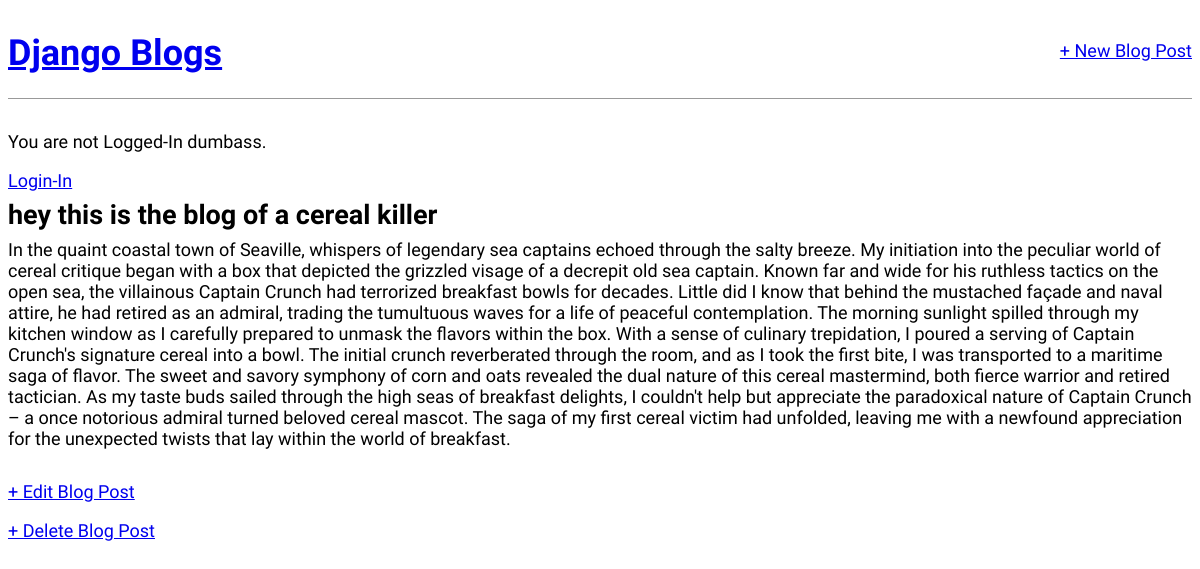
The app's page /post/1/ with its own data.
### blog/models.py (models this page shows, shortened)
class Post(models.Model): # A Blog has a title, author, and body.
    title = models.CharField(max_length=200)
    author = models.ForeignKey(
        'auth.User',
        on_delete=models.CASCADE,
    )
    body = models.TextField()

### blog/views.py (the view)
# urls.py: path('post/<int:pk>/',BlogDetailView.as_view(), name='post_detail'),
class BlogDetailView(DetailView): #Show details of a Post in it's own page
    model = Post
    template_name = 'post_detail.html'

### templates/post_detail.html
{% extends 'base.html' %}
{% block content %}
<div class="post-entry">
    <h2>{{ post.title }}</h2>
    <p>{{ post.body }}</p>
</div>
<p><a href="{% url 'post_edit' post.pk %}">+ Edit Blog Post</a></p>
<p><a href="{% url 'post_delete' post.pk %}">+ Delete Blog Post</a></p>
{% endblock content %}

### static/css/base.css (style rules this page uses)
.post-entry { margin-bottom: 2rem; }
.post-entry h2 { margin: 0.5rem 0; }
.post-entry p { margin: 0; font-weight: 400; }
body { animation: changeColor 28s infinite; font-family: 'Source Sans 3', sans-serif; font-size: 18px; }

### records on screen
Post: title "hey this is the blog of a cereal killer", body "In the quaint coastal town of Seaville, whispers of legendary sea captains echoed through the salty breeze. My initiation into the peculiar world of cereal critique began with a box that depicted the grizzled visage of a decrepit old sea captain. Known far and wide for his ruthless tactics on the open sea, the villainous Captain Crunch had terrorized breakfast bowls for decades. Little did I know that behind the mustached façade and naval attire, he had retired as an admiral, trading the tumultuous waves for a life of peaceful contemplation. The morning sunlight spilled through my kitchen window as I carefully prepared to unmask the flavors within the box. With a sense of culinary…"
